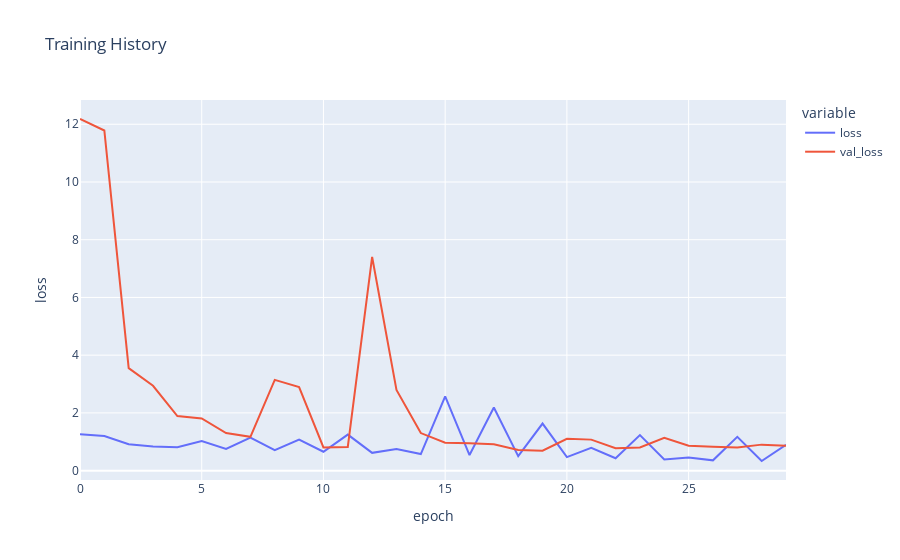

The code cell stored with this chart in its notebook:
### Markdown cell above
### Plotting model performance

### Code cell
fig = px.line(
    history_ethnicity.history, y=['loss', 'val_loss'],
    labels={'index': 'epoch', 'value': 'loss'}, 
    title='Training History')
fig.show()

### Figure 1 — Plotly figure (JSON) as saved in the notebook; plotly's stock layout.template omitted (floating-point values rounded to 4 significant figures)
{"data": [{"hovertemplate": "variable=loss<br>epoch=%{x}<br>loss=%{y}<extra></extra>", "legendgroup": "loss", "line": {"color": "#636efa", "dash": "solid"}, "marker": {"symbol": "circle"}, "mode": "lines", "name": "loss", "orientation": "v", "showlegend": true, "x": [0, 1, 2, 3, 4, 5, 6, 7, 8, 9, 10, 11, 12, 13, 14, 15, 16, 17, 18, 19, 20, 21, 22, 23, 24, 25, 26, 27, 28, 29], "xaxis": "x", "y": [1.258, 1.198, 0.9147, 0.8381, 0.8136, 1.028, 0.7524, 1.144, 0.7077, 1.079, 0.6548, 1.249, 0.6164, 0.7468, 0.5737, 2.574, 0.5413, 2.186, 0.5001, 1.632, 0.4682, 0.7871, 0.4304, 1.231, 0.3881, 0.451, 0.3566, 1.169, 0.3338, 0.894], "yaxis": "y", "type": "scatter"}, {"hovertemplate": "variable=val_loss<br>epoch=%{x}<br>loss=%{y}<extra></extra>", "legendgroup": "val_loss", "line": {"color": "#EF553B", "dash": "solid"}, "marker": {"symbol": "circle"}, "mode": "lines", "name": "val_loss", "orientation": "v", "showlegend": true, "x": [0, 1, 2, 3, 4, 5, 6, 7, 8, 9, 10, 11, 12, 13, 14, 15, 16, 17, 18, 19, 20, 21, 22, 23, 24, 25, 26, 27, 28, 29], "xaxis": "x", "y": [12.18, 11.78, 3.549, 2.939, 1.889, 1.806, 1.304, 1.172, 3.144, 2.897, 0.803, 0.8212, 7.402, 2.793, 1.301, 0.9647, 0.9446, 0.9133, 0.7175, 0.6903, 1.103, 1.074, 0.7796, 0.8018, 1.139, 0.8614, 0.8235, 0.8028, 0.901, 0.864], "yaxis": "y", "type": "scatter"}], "layout": {"xaxis": {"anchor": "y", "domain": [0, 1], "title": {"text": "epoch"}, "type": "linear", "range": [0, 29], "autorange": true}, "yaxis": {"anchor": "x", "domain": [0, 1], "title": {"text": "loss"}, "type": "linear", "range": [-0.3244, 12.84], "autorange": true}, "legend": {"title": {"text": "variable"}, "tracegroupgap": 0}, "title": {"text": "Training History"}, "autosize": true}}
